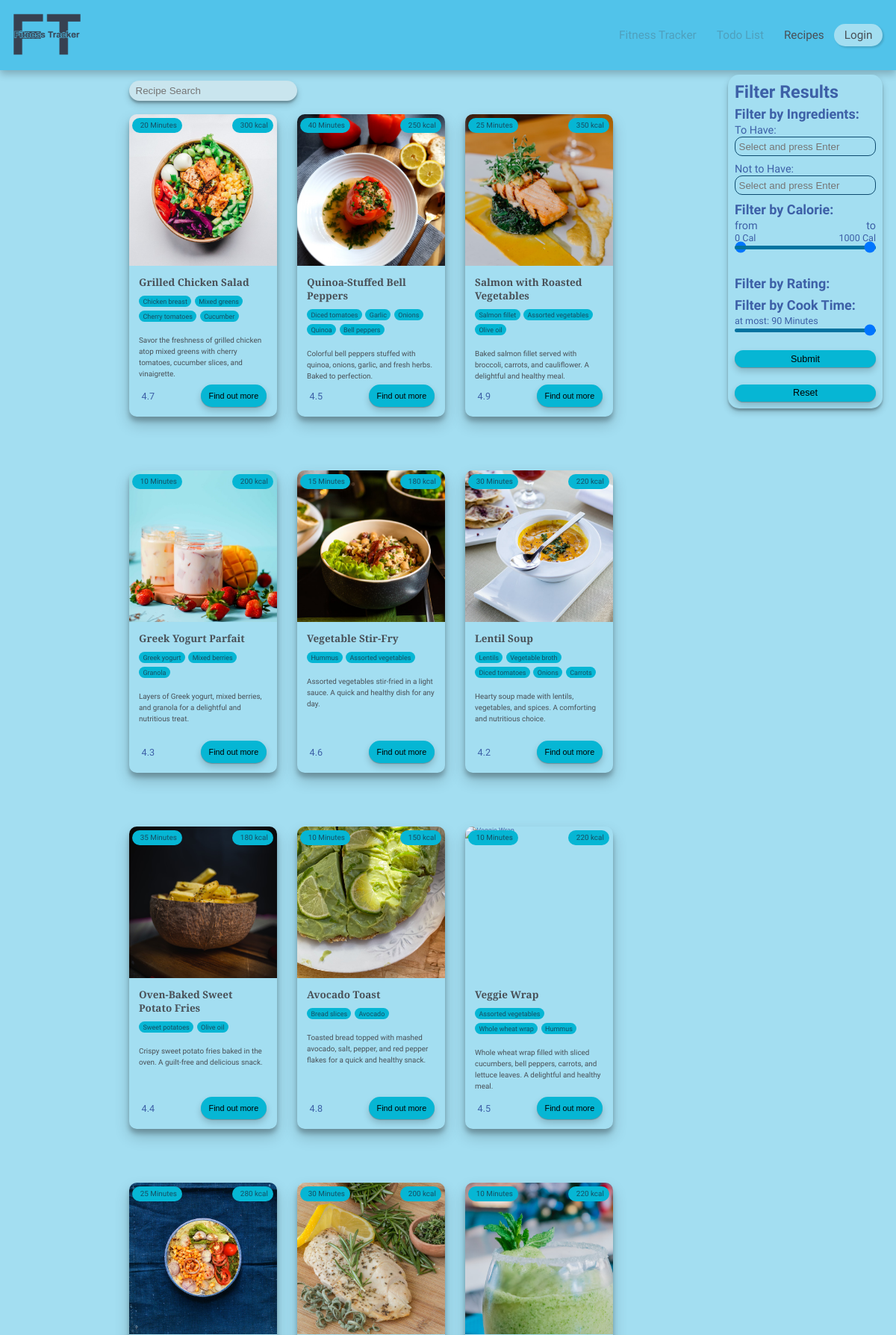
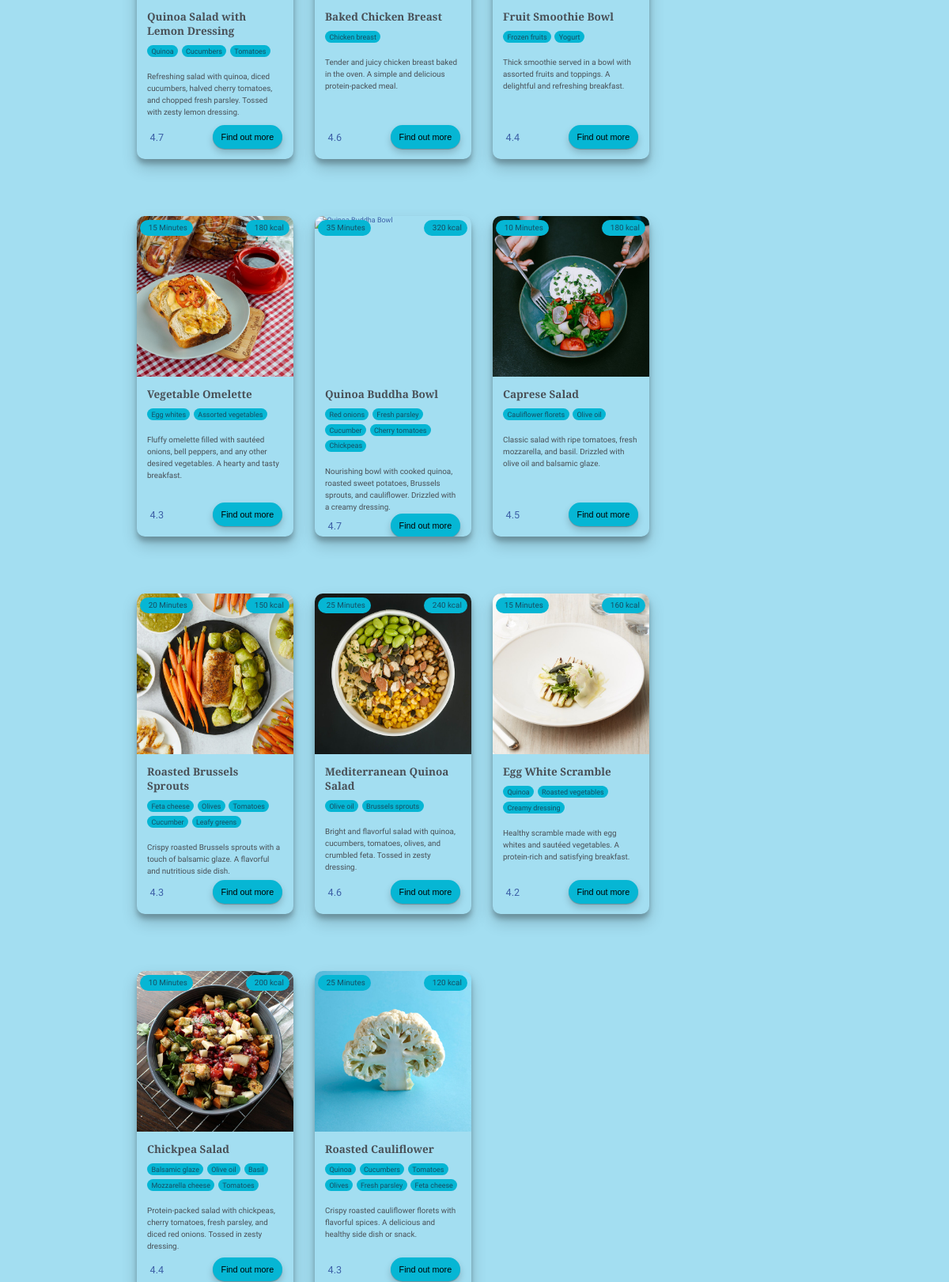
Page /recipes.php (upper part) on the committed database (2 pictures, top to bottom).
### tables this page shows
CREATE TABLE Recipes (
    recipeID INT AUTO_INCREMENT,
    title VARCHAR(50) NOT NULL,
    `description` VARCHAR(255) NOT NULL,
    instruction TEXT,
    averageRating DECIMAL(2,1),
    cookTime INT NOT NULL,
    calories INT NOT NULL,
    imageURL VARCHAR(512) NOT NULL,
    PRIMARY KEY (recipeID)
);

### util/recipes/recipes_func.php (the view, shortened to what this page needs)
<?php
function get_all_recipes() {
  $conn = connect_db();
  $sql = "SELECT r.*, i.ingredientsList
          FROM Recipes r
          JOIN (SELECT recipeID, GROUP_CONCAT(ingredientName) AS ingredientsList
          FROM Ingredients
          GROUP BY recipeID) i ON r.recipeID = i.recipeID";
  $stmt = $conn->prepare($sql);
  $stmt->execute();
  $result = $stmt->get_result();
  $recipes = array();
  while($row = $result->fetch_assoc()){
    array_push($recipes, $row);
  }
  return $recipes;
}
function render_recipes($recipes){
  foreach($recipes as $recipe){
    $averageRating = empty($recipe["averageRating"])? "4.0" : $recipe["averageRating"];
    echo '
    <div class="recipe-card">
      <div class="cook-time">
        <ion-icon name="timer-outline"></ion-icon><span>'.$recipe["cookTime"].' Minutes</span>
      </div>
      <div class="calories">
        <ion-icon name="flame-outline"></ion-icon> <span>'.$recipe["calories"].' kcal</span>
      </div>
      <div class="recipe-image">
        <img src="./public/img/'.$recipe["imageURL"].'" alt="'.$recipe["title"].'" />
      </div>
      <div class="content">
        <div>
          <h3 class="title">'.$recipe["title"].'</h3>
          <div class="ingredients">';
          foreach(explode("," ,$recipe["ingredientsList"]) as $ing){
            echo '<span class="ingredient">'.trim($ing).'</span>';
          }
          echo '
          </div>
          <p class="description">
            '.$recipe["description"].'
          </p>
        </div>
        <div class="card-footer">
          <span class="rating">
            <ion-icon name="star" class="star"></ion-icon><span>'.$averageRating.'</span>
          </span>
          <button class="action" data-recipe-id="'.$recipe["recipeID"].'">Find out more</button>
        </div>
      </div>
    </div>
    ';
  }
}

### recipes.php (shortened to what this page needs)
<?php
$userName = $_SESSION["firstName"];
require_once __DIR__.'/util/recipes/recipes_func.php';
require_once __DIR__.'/component/header.php';
require_once __DIR__.'/component/head.php';
function get_filtered_recipes(){
  $recipes = get_all_recipes();
  return $recipes;
}
?>
<!DOCTYPE html>
<html lang="en">
<head>
    <?= render_head("FT - Recipes");?>
</head>
<body>
    <div class="a-index-wrapper">
        <?= render_header($userName); ?>
        <main>
            <div id="search-bar">
                <form method="GET">
                    <input type="text" name="search" id="search" placeholder="Recipe Search"
                        <?= isset($_GET["search"]) && !empty($_GET["search"])? 'value="'.$_GET["search"].'"': "" ?>>
                    <button type="submit">
                    </button>
                </form>
            </div>
            <div class="recipes-container">
                <?php render_recipes(get_filtered_recipes()); ?>
            </div>
            <aside class="recipe-filter">
                <h3>Filter Results</h3>
                <form method="GET">
                    <div class="by-ing">
                        <h4>Filter by Ingredients:</h4>
                        <div class="ing-to-have">
                            <label for="ing-to-have">To Have:</label>
                            <input type="text" list="ingredientList" placeholder="Select and press Enter"
                                id="ing-to-have">
                            <label for="ing-not-to-have">Not to Have:</label>
                            <input type="text" list="ingredientList" placeholder="Select and press Enter"
                                id="ing-not-to-have">
                        </div>
                        <h4>Filter by Calorie:</h4>
                        <div class="by-cal">
                            <label for="minCal">from</label><label for="maxCal">to</label>
                            <input type="range" step="1" name="maxCal" id="maxCal" min="0" max="1000"
                                <?= isset($_GET["maxCal"]) && !empty($_GET["maxCal"])? 'value="'.$_GET["maxCal"].'"': 'value="1000"' ?>>
                            <span
                                class="from"><?= isset($_GET["minCal"]) && !empty($_GET["minCal"])? $_GET["minCal"]: '0' ?>
                                Cal</span><span
                                class="to"><?= isset($_GET["maxCal"]) && !empty($_GET["maxCal"])? $_GET["maxCal"]: '1000' ?>
                                Cal</span>
                        </div>
                    </div>
                    <h4>Filter by Rating:</h4>
                    <h4>Filter by Cook Time:</h4>
                    <div class="by-cook-time">
                        <label for="maxCookTime">at most:
                            <span><?= isset($_GET["maxCookTime"]) && !empty($_GET["maxCookTime"])? $_GET["maxCookTime"]: '90' ?>
                                Minutes</span></label>
                        <input type="range" step="1" name="maxCookTime" id="maxCookTime" min="0" max="90"
                            <?= isset($_GET["maxCookTime"]) && !empty($_GET["maxCookTime"])? 'value="'.$_GET["maxCookTime"].'"': 'value="90"' ?>>
                    </div>
                    <button type="submit">Submit</button>
                    <button type="reset">Reset</button>
                </form>
            </aside>
        </main>
    </div>
</body>
</html>

### component/head.php
<?php
function render_head($title){
  return '<meta charset="UTF-8" />
          <meta name="viewport" content="width=device-width, initial-scale=1.0" />
          <title>'.$title.'</title>
          <link rel="icon" href="/public/img/favicon.png" type="image/png">
          <script src="https://ajax.googleapis.com/ajax/libs/jquery/3.7.0/jquery.min.js"></script>
          <script type="module" src="https://unpkg.com/ionicons@7.1.0/dist/ionicons/ionicons.esm.js"></script>
          <script nomodule src="https://unpkg.com/ionicons@7.1.0/dist/ionicons/ionicons.js"></script>
          <script src="script.js" defer></script>
          <link rel="stylesheet" href="style.css" />';
}
?>

### component/header.php (shortened to what this page needs)
<?php
function render_header($userName){
  if(!$userName){
    return '<header>
    <div class="container-header">
      <nav>
        <div class="logo">
          <a href="'.$_ENV["PUBLIC_URL"].'"><img src="./public/img/fitness-tracker-high-resolution-logo-color-on-transparent-background.png" /></a>
        </div>
        <input type="checkbox" id="menu-toggle" />
        <label for="menu-toggle" class="menu-icon">&#9776;</label>
        <ul class="menu">
        <li><a href="#" class="unavailable">Fitness Tracker</a></li>
        <li><a href="#" class="unavailable">Todo List</a></li>
        <li><a href="'.$_ENV["PUBLIC_URL"].'/recipes.php">Recipes</a></li>
          <li><a href="'.$_ENV["PUBLIC_URL"].'/login.php">Login</a></li>
        </ul>
      </nav>
    </div>
  </header>';
  }
}
?>

### rows in the picture
recipes: cookTime "20", calories "300", imageURL (picture), title "Grilled Chicken Salad", ing "Chicken breast", ing "Mixed greens", ing "Cherry tomatoes", ing "Cucumber", description "Savor the freshness of grilled chicken atop mixed greens with cherry tomatoes, cucumber slices, and vinaigrette.", averageRating "4.7"
recipes: cookTime "40", calories "250", imageURL (picture), title "Quinoa-Stuffed Bell Peppers", ing "Diced tomatoes", ing "Garlic", ing "Onions", ing "Quinoa", ing "Bell peppers", description "Colorful bell peppers stuffed with quinoa, onions, garlic, and fresh herbs. Baked to perfection.", averageRating "4.5"
recipes: cookTime "25", calories "350", imageURL (picture), title "Salmon with Roasted Vegetables", ing "Salmon fillet", ing "Assorted vegetables", ing "Olive oil", description "Baked salmon fillet served with broccoli, carrots, and cauliflower. A delightful and healthy meal.", averageRating "4.9"
recipes: cookTime "10", calories "200", imageURL (picture), title "Greek Yogurt Parfait", ing "Greek yogurt", ing "Mixed berries", ing "Granola", description "Layers of Greek yogurt, mixed berries, and granola for a delightful and nutritious treat.", averageRating "4.3"
recipes: cookTime "15", calories "180", imageURL (picture), title "Vegetable Stir-Fry", ing "Hummus", ing "Assorted vegetables", description "Assorted vegetables stir-fried in a light sauce. A quick and healthy dish for any day.", averageRating "4.6"
recipes: cookTime "30", calories "220", imageURL (picture), title "Lentil Soup", ing "Lentils", ing "Vegetable broth", ing "Diced tomatoes", ing "Onions", ing "Carrots", description "Hearty soup made with lentils, vegetables, and spices. A comforting and nutritious choice.", averageRating "4.2"
recipes: cookTime "35", calories "180", imageURL (picture), title "Oven-Baked Sweet Potato Fries", ing "Sweet potatoes", ing "Olive oil", description "Crispy sweet potato fries baked in the oven. A guilt-free and delicious snack.", averageRating "4.4"
recipes: cookTime "10", calories "150", imageURL (picture), title "Avocado Toast", ing "Bread slices", ing "Avocado", description "Toasted bread topped with mashed avocado, salt, pepper, and red pepper flakes for a quick and healthy snack.", averageRating "4.8"
recipes: cookTime "10", calories "220", title "Veggie Wrap", ing "Assorted vegetables", ing "Whole wheat wrap", ing "Hummus", description "Whole wheat wrap filled with sliced cucumbers, bell peppers, carrots, and lettuce leaves. A delightful and healthy meal.", averageRating "4.5"
recipes: cookTime "25", calories "280", imageURL (picture), title "Quinoa Salad with Lemon Dressing", ing "Quinoa", ing "Cucumbers", ing "Tomatoes", description "Refreshing salad with quinoa, diced cucumbers, halved cherry tomatoes, and chopped fresh parsley. Tossed with zesty lemon dressing.", averageRating "4.7"
recipes: cookTime "30", calories "200", imageURL (picture), title "Baked Chicken Breast", ing "Chicken breast", description "Tender and juicy chicken breast baked in the oven. A simple and delicious protein-packed meal.", averageRating "4.6"
recipes: cookTime "10", calories "220", imageURL (picture), title "Fruit Smoothie Bowl", ing "Frozen fruits", ing "Yogurt", description "Thick smoothie served in a bowl with assorted fruits and toppings. A delightful and refreshing breakfast.", averageRating "4.4"
recipes: cookTime "15", calories "180", imageURL (picture), title "Vegetable Omelette", ing "Egg whites", ing "Assorted vegetables", description "Fluffy omelette filled with sautéed onions, bell peppers, and any other desired vegetables. A hearty and tasty breakfast.", averageRating "4.3"
recipes: cookTime "35", calories "320", title "Quinoa Buddha Bowl", ing "Red onions", ing "Fresh parsley", ing "Cucumber", ing "Cherry tomatoes", ing "Chickpeas", description "Nourishing bowl with cooked quinoa, roasted sweet potatoes, Brussels sprouts, and cauliflower. Drizzled with a creamy dressing.", averageRating "4.7"
recipes: cookTime "10", calories "180", imageURL (picture), title "Caprese Salad", ing "Cauliflower florets", ing "Olive oil", description "Classic salad with ripe tomatoes, fresh mozzarella, and basil. Drizzled with olive oil and balsamic glaze.", averageRating "4.5"
recipes: cookTime "20", calories "150", imageURL (picture), title "Roasted Brussels Sprouts", ing "Feta cheese", ing "Olives", ing "Tomatoes", ing "Cucumber", ing "Leafy greens", description "Crispy roasted Brussels sprouts with a touch of balsamic glaze. A flavorful and nutritious side dish.", averageRating "4.3"
recipes: cookTime "25", calories "240", imageURL (picture), title "Mediterranean Quinoa Salad", ing "Olive oil", ing "Brussels sprouts", description "Bright and flavorful salad with quinoa, cucumbers, tomatoes, olives, and crumbled feta. Tossed in zesty dressing.", averageRating "4.6"
recipes: cookTime "15", calories "160", imageURL (picture), title "Egg White Scramble", ing "Quinoa", ing "Roasted vegetables", ing "Creamy dressing", description "Healthy scramble made with egg whites and sautéed vegetables. A protein-rich and satisfying breakfast.", averageRating "4.2"
recipes: cookTime "10", calories "200", imageURL (picture), title "Chickpea Salad", ing "Balsamic glaze", ing "Olive oil", ing "Basil", ing "Mozzarella cheese", ing "Tomatoes", description "Protein-packed salad with chickpeas, cherry tomatoes, fresh parsley, and diced red onions. Tossed in zesty dressing.", averageRating "4.4"
recipes: cookTime "25", calories "120", imageURL (picture), title "Roasted Cauliflower", ing "Quinoa", ing "Cucumbers", ing "Tomatoes", ing "Olives", ing "Fresh parsley", ing "Feta cheese", description "Crispy roasted cauliflower florets with flavorful spices. A delicious and healthy side dish or snack.", averageRating "4.3"
